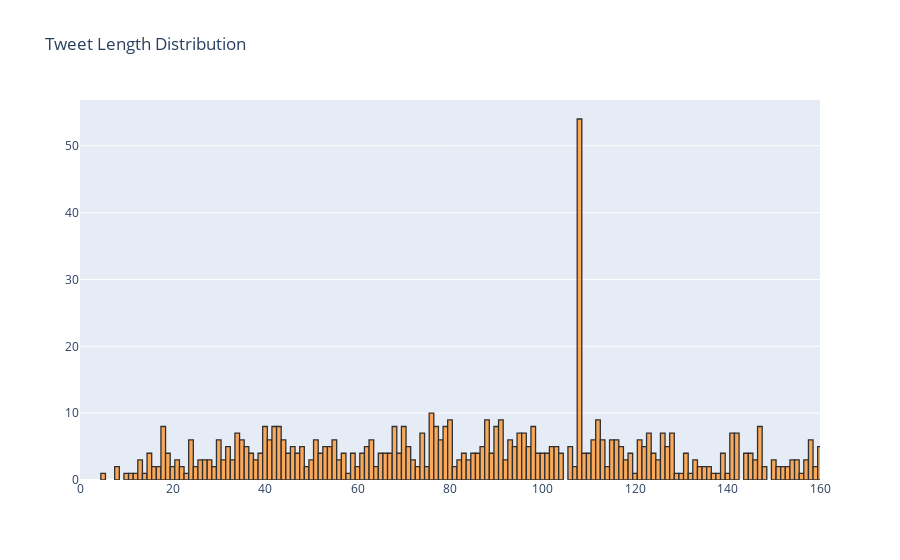
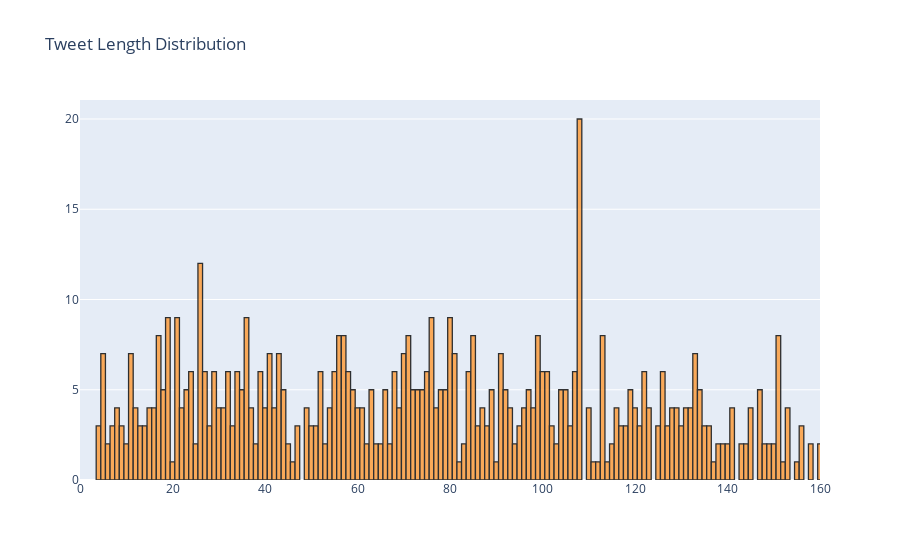

Notebook cell for these charts, in order:
### Code cell
df['tweetlen'] = d.astype(str).apply(len)
df['tweetlen'].iplot(
    kind='hist',
    bins=500,
    xTitle='review length',
    linecolor='black',
    yTitle='count',
     layout = go.Layout(xaxis=dict(range=[0, 160]),
    title='Tweet Length Distribution'))

df['tweetlennew'] = dnew.astype(str).apply(len)
df['tweetlennew'].iplot(
    kind='hist',
    bins=500,
    xTitle='review length',
    linecolor='black',
    yTitle='count',
     layout = go.Layout(xaxis=dict(range=[0, 160]),
    title='Tweet Length Distribution'))

### Figure 1 — Plotly figure (JSON) as saved in the notebook; plotly's stock layout.template omitted (floating-point values rounded to 4 significant figures; data arrays with more than 128 entries replaced by an {"elided": "..."} marker saying what was removed)
{"data": [{"histfunc": "count", "histnorm": "", "marker": {"color": "rgba(255, 153, 51, 1.0)", "line": {"color": "#000000", "width": 1.3}}, "name": "tweetlen", "nbinsx": 500, "opacity": 0.8, "orientation": "v", "type": "histogram", "x": {"elided": "1023 int values"}}], "layout": {"barmode": "overlay", "title": {"text": "Tweet Length Distribution"}, "xaxis": {"range": [0, 160]}}}

### Figure 2 — Plotly figure (JSON) as saved in the notebook; plotly's stock layout.template omitted (floating-point values rounded to 4 significant figures; data arrays with more than 128 entries replaced by an {"elided": "..."} marker saying what was removed)
{"data": [{"histfunc": "count", "histnorm": "", "marker": {"color": "rgba(255, 153, 51, 1.0)", "line": {"color": "#000000", "width": 1.3}}, "name": "tweetlennew", "nbinsx": 500, "opacity": 0.8, "orientation": "v", "type": "histogram", "x": {"elided": "1023 int values"}}], "layout": {"barmode": "overlay", "title": {"text": "Tweet Length Distribution"}, "xaxis": {"range": [0, 160]}}}
